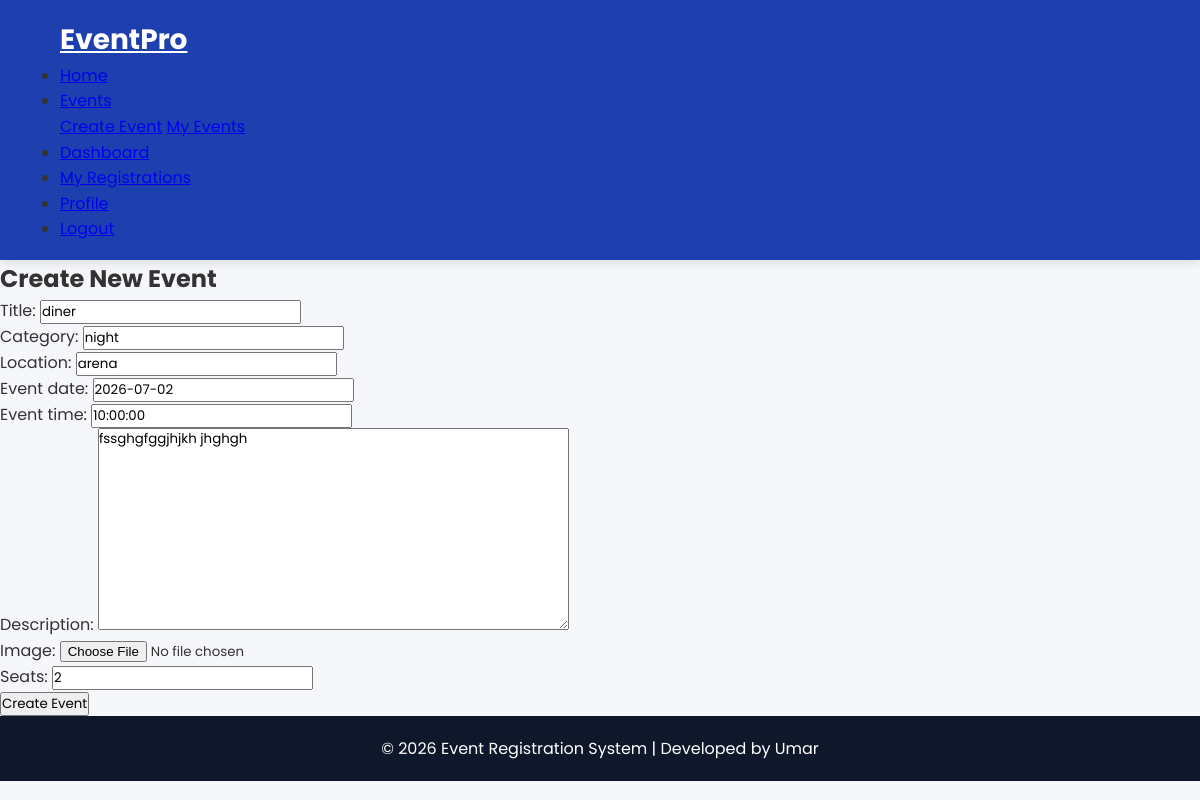
Screenshot of /edit-event/2/ (signed in) with the database file from the repository.
### events/models.py (models this page shows, shortened)
class Event(models.Model):
    title = models.CharField(max_length=200)
    category = models.CharField(max_length=100)
    location = models.CharField(max_length=200)
    event_date = models.DateField()
    event_time = models.TimeField()
    description = models.TextField()
    image = models.ImageField(
        upload_to="events/",
        blank=True,
        null=True
    )
    seats = models.PositiveIntegerField()
    created_at = models.DateTimeField(auto_now_add=True)
    created_by = models.ForeignKey(
        User,
        on_delete=models.CASCADE,
        related_name="events"
    )

### events/views.py (the view)
@login_required
def edit_event(request, id):
    event = get_object_or_404(
        Event,
        id=id,
        created_by=request.user,
    )
    if request.method == "POST":
        form = EventForm(
            request.POST,
            request.FILES,
            instance=event
        )
        if form.is_valid():
            form.save()
            return redirect("my_events")
    else:
        form = EventForm(instance=event)
    return render(
        request,
        "create_event.html",
        {"form": form}
    )

### events/forms.py
class EventForm(forms.ModelForm):
    class Meta:
        model = Event
        fields = [
            "title",
            "category",
            "location",
            "event_date",
            "event_time",
            "description",
            "image",
            "seats",
        ]

### events/templates/create_event.html (shortened to what this page needs)
{% extends 'base.html' %}
{% block content %}
<h2>Create New Event</h2>
<form method="POST">
    {{ form.as_p }}
    <button type="submit">Create Event</button>
</form>
{% endblock %}

### events/static/css/style.css (style rules this page uses)
* { margin:0; padding:0; box-sizing:border-box; font-family:"Poppins",sans-serif; }
body { background:#f5f7fb; color:#333; line-height:1.6; }

### rows the page displays
Event: title "diner", category "night", location "arena", event_date "2026-07-02", event_time "10:00:00", description "fssghgfggjhjkh jhghgh", seats "2"
